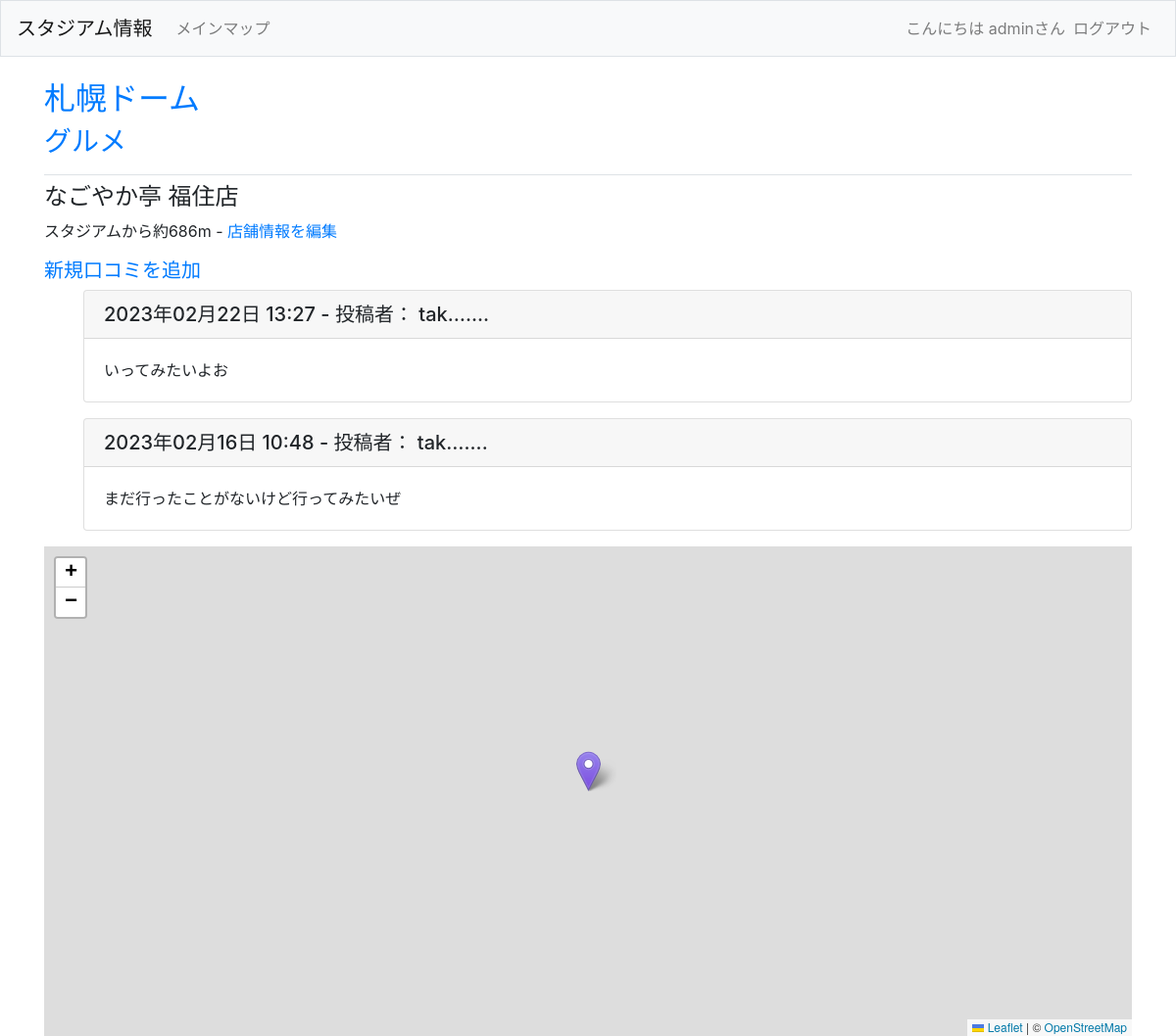
The page /stadium/1/1/2 (signed in) on the database its author committed.
### sta_infos/models.py (models this page shows)
class Stadium(models.Model):
    name = models.CharField(max_length=100)
    address = models.CharField(max_length=200)
    lon = models.FloatField(null=True)
    lat = models.FloatField(null=True)
    audience = models.CharField(max_length=50)
    club = models.CharField(max_length=200)
    def __str__(self):
        return self.name

class Topic(models.Model):
    stadium = models.ForeignKey(Stadium, on_delete=models.CASCADE, default=0)
    text = models.CharField(max_length=50)
    def __str__(self):
        return self.text

class Shop(models.Model):
    topic = models.ForeignKey(Topic, on_delete=models.CASCADE)
    name = models.CharField(max_length=100)
    address = models.CharField(max_length=200)
    lon = models.FloatField(null=True)
    lat = models.FloatField(null=True)
    distance = models.IntegerField(default=0)
    date_added = models.DateTimeField(auto_now_add=True)
    def __str__(self):
        return self.name

class Review(models.Model):
    shop = models.ForeignKey(Shop, on_delete=models.CASCADE, default=0)
    text = models.TextField()
    date_added = models.DateTimeField(auto_now_add=True)
    owner = models.ForeignKey(User, on_delete=models.CASCADE)
    def __str__(self):
        return self.text

### sta_infos/views.py (the view)
# urls.py: path('stadium/<int:stadium_id>/<int:topic_id>/<int:shop_id>', views.shop, name='shop'),
def shop(request, stadium_id, topic_id, shop_id):
    stadium = Stadium.objects.get(id=stadium_id)
    topic = stadium.topic_set.get(id=topic_id)
    shop = topic.shop_set.get(id=shop_id)
    list = [shop]
    shop_list = serializers.serialize("json", list)
    reviews = shop.review_set.order_by('-date_added')
    context = {'stadium':stadium, 'topic':topic, 'shop':shop, 'reviews': reviews, 'shop_list':shop_list}
    return render(request, 'sta_infos/shop.html', context)

### sta_infos/templates/sta_infos/shop.html (shortened to what this page needs)
{% extends "sta_infos/base.html" %}
{% load static %}
{% block page_header %}
<h2><a href="{% url 'sta_infos:stadium' stadium.id %}">{{ stadium }}</a></h2>
<h3><a href="{% url 'sta_infos:topic' stadium.id topic.id %}">{{ topic }}</a></h3>
{% endblock page_header %}
{% block content %}
<h4>{{ shop }}</h4>
<p>スタジアムから約{{ shop.distance }}m - <a href="{% url 'sta_infos:edit_shop' stadium.id topic.id shop.id %}">店舗情報を編集</a></p>
<h5><a href="{% url 'sta_infos:new_review' stadium.id topic.id shop.id %}">新規口コミを追加</a></h5>
<ul>
    {% for review in reviews %}
    <div class="card mb-3">
        <h5 class="card-header">
            {{ review.date_added|date:'Y年m月d日 H:i' }} - 投稿者： {{ review.owner| truncatechars:4 }}....
        </h5>
        <div class="card-body">
            {{ review }}
        </div>
    </div>
    {% empty %}
    <p>口コミはまだ投稿されていません。</p>
    {% endfor %}
</ul>
<div id="shop_map"></div>
{% endblock content %}

### sta_infos/templates/sta_infos/base.html (shortened to what this page needs)
{% load static %}
{% load bootstrap4 %}
<!DOCTYPE html>
<html lang="ja">
    <head>
        {% bootstrap_css %}
        <link rel="stylesheet" href="https://unpkg.com/leaflet@1.9.3/dist/leaflet.css"
/>
        <link rel="stylesheet" href="{% static 'css/style.css' %}?2023022103">
    </head>
    <body>
        <nav class="navbar navbar-expand-md navbar-light bg-light mb-4 border" >
            <a class="navbar-brand" href="{% url 'sta_infos:index' %}">スタジアム情報</a>
            <div class="collapse navbar-collapse" id="navbarCollapse">
                <ul class="navbar-nav mr-auto">
                    <li class="nav-item">
                        <a class="nav-link" href="{% url 'sta_infos:mainmap' %}">メインマップ</a>
                    </li>
                </ul>
                <ul class="navbar-nav ml-auto">
                    {% if user.is_authenticated %}
                    <li class="nav-item">
                        <span class="navbar-text">こんにちは {{ user.username }}さん</span>
                    </li>
                    <li class="nav-item">
                        <a class="nav-link" href="{% url 'users:logout' %}">ログアウト</a>
                    </li>
                    {% endif %}
                </ul>
            </div>
        </nav>
        <main role="main" class="container">
            <div class="pb-2 mb-2 border-bottom">
                {% block page_header %}{% endblock page_header %}
            </div>
            <div>
                {% block content %}{% endblock content %}
            </div>
        </main>
    </body>
</html>

### sta_infos/static/css/style.css (style rules this page uses)
#shop_map { height: 500px; }

### rows shown on the page
Stadium: name "札幌ドーム"
Topic: text "グルメ"
Shop: name "なごやか亭 福住店", distance "686"
Review: date_added "2023年02月22日 13:27", owner "tak…", text "いってみたいよお"
Review: date_added "2023年02月16日 10:48", owner "tak…", text "まだ行ったことがないけど行ってみたいぜ"

### other values the page prints
{{ user.username }} "admin"
